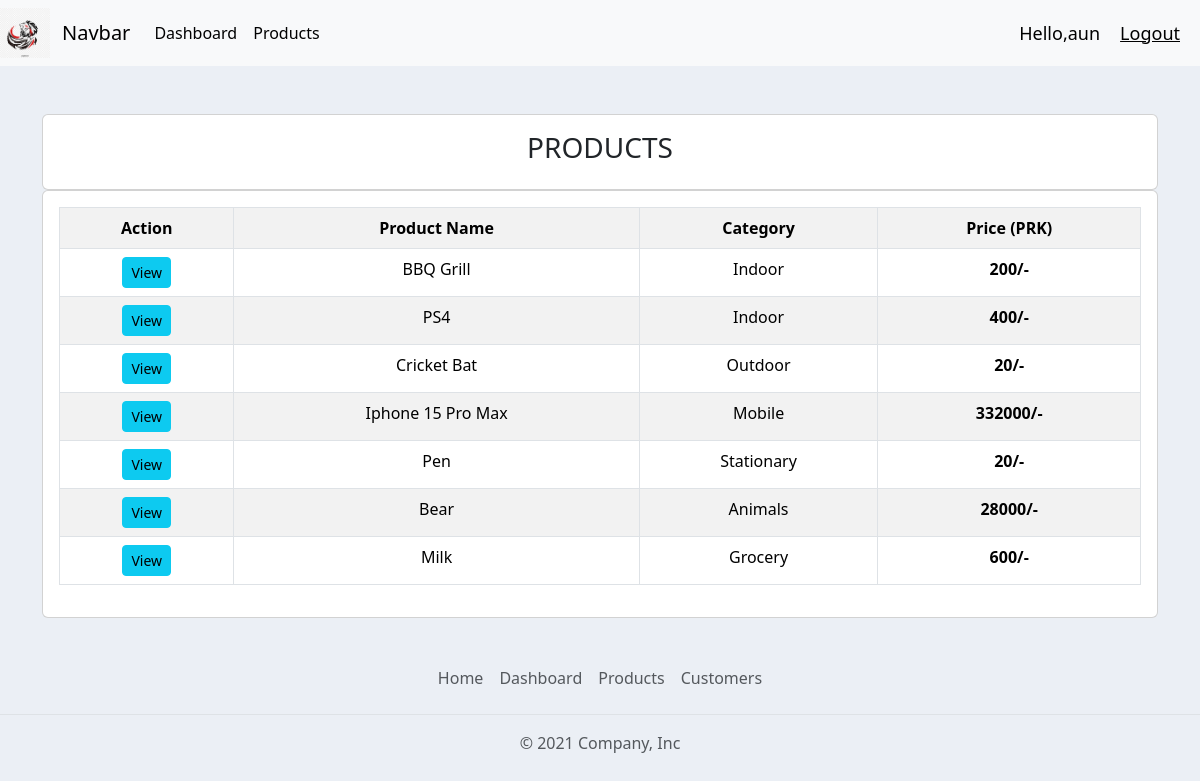
Screenshot of /products/ (signed in) with the database file from the repository.
### accounts/models.py (models this page shows, shortened)
class Product(models.Model):
    CATEGORY = (
        ('Indoor', 'Indoor'),
        ('Outdoor', 'Outdoor'),
        ('Mobile', 'Mobile'),
        ('Stationary', 'Stationary'),
        ('Animals', 'Animals'),
        ('Grocery', 'Grocery'),
    )
    name = models.CharField(max_length=200, null=True)
    price = models.FloatField(null=True)
    category = models.CharField(max_length=200, null=True, choices=CATEGORY)
    desciption = models.TextField(max_length=200, null=True, blank=True)
    date_created = models.DateTimeField(auto_now_add=True , null=True)
    tags = models.ManyToManyField(Tag)

### accounts/decorators.py (the view)
        def wrapper_func(request, *args, **kwargs):
            group = None
            if request.user.groups.exists():
                group = request.user.groups.all()[0].name
            if group in allowed_roles:
                return view_func(request, *args, **kwargs)
            else:
                return HttpResponse("You are not authorized to view this page!")

### accounts/views.py (called while the page is built)
@login_required(login_url='login')
@allowed_users(allowed_roles=['admin'])
def products(request):
    products = Product.objects.all()
    for product in products:
        product.price = math.ceil(product.price)
    context = {'products':products}
    return render(request, 'accounts/products.html',context)

### templates/accounts/products.html (shortened to what this page needs)
{% extends "main.html" %}
{% block content %}
<br><br>
<div class="container">
  <div class="row">
    <div class="col-md">
        <div class="card card-body">
            <h3 class="text-center">PRODUCTS</h3>
        </div>
            <div class="card card-body">
              <table class="table table-bordered table-striped">
                <tr class="text-center">
                  <th>Action</th>
                  <th>Product Name</th>
                  <th>Category</th>
                  <th>Price (PRK)</th>
                </tr>
                {% for prod in products %}
                <tr class="text-center">
                  <td><a href="{% url "product_details" prod.id %}" class="btn btn-sm btn-info">View</a></td>
                  <td>{{ prod.name}}</td>
                  <td>{{ prod.category}}</td>
                  <td><b>{{ prod.price}}/-</b></td>
                </tr>
                {% endfor %}
              </table>
            </div>
    </div>
  </div>
  </div>
{% endblock content %}

### templates/body/navbar.html (shortened to what this page needs)
{% load static %}
<nav class="navbar navbar-expand-lg bg-body-tertiary">
  <img src="{% static "img/download.png" %}" height="50px" width="50px">
    <div class="container-fluid">
      <a class="navbar-brand" href="{% url "home" %}">Navbar</a>
      <div class="collapse navbar-collapse" id="navbarSupportedContent">
        <ul class="navbar-nav me-auto mb-2 mb-lg-0">
          {% if request.user.is_staff %}
          <li class="nav-item">
            <a class="nav-link active" aria-current="page" href="{% url "home" %}">Dashboard</a>
          </li>
          <li class="nav-item">
            <a class="nav-link active" aria-current="page" href="{% url "products" %}">Products</a>
          </li>
          {% else %}
          <li class="nav-item">
            <a class="nav-link" aria-current="page" href="{% url "account" %}">Settings</a>
          </li>
          {% endif %}
        </ul>
      </div>
    </div>
    <span class="hello-msg">Hello,{{request.user}}</span>
    <span ><a class="hello-msg" href="{% url "logout" %}"> Logout</a></span>
  </nav>

### static/css/main.css (style rules this page uses)
body { background-color: #ebeff5 }

### templates/body/navbar.html (style rules this page uses)
.hello-msg { font-size: 18px; color: black; margin-right: 20px }

### rows the page displays
Product: name "BBQ Grill", category "Indoor", price "200"
Product: name "PS4", category "Indoor", price "400"
Product: name "Cricket Bat", category "Outdoor", price "20"
Product: name "Iphone 15 Pro Max", category "Mobile", price "332000"
Product: name "Pen", category "Stationary", price "20"
Product: name "Bear", category "Animals", price "28000"
Product: name "Milk", category "Grocery", price "600"

### other values shown
{{ request.user }} "aun"
